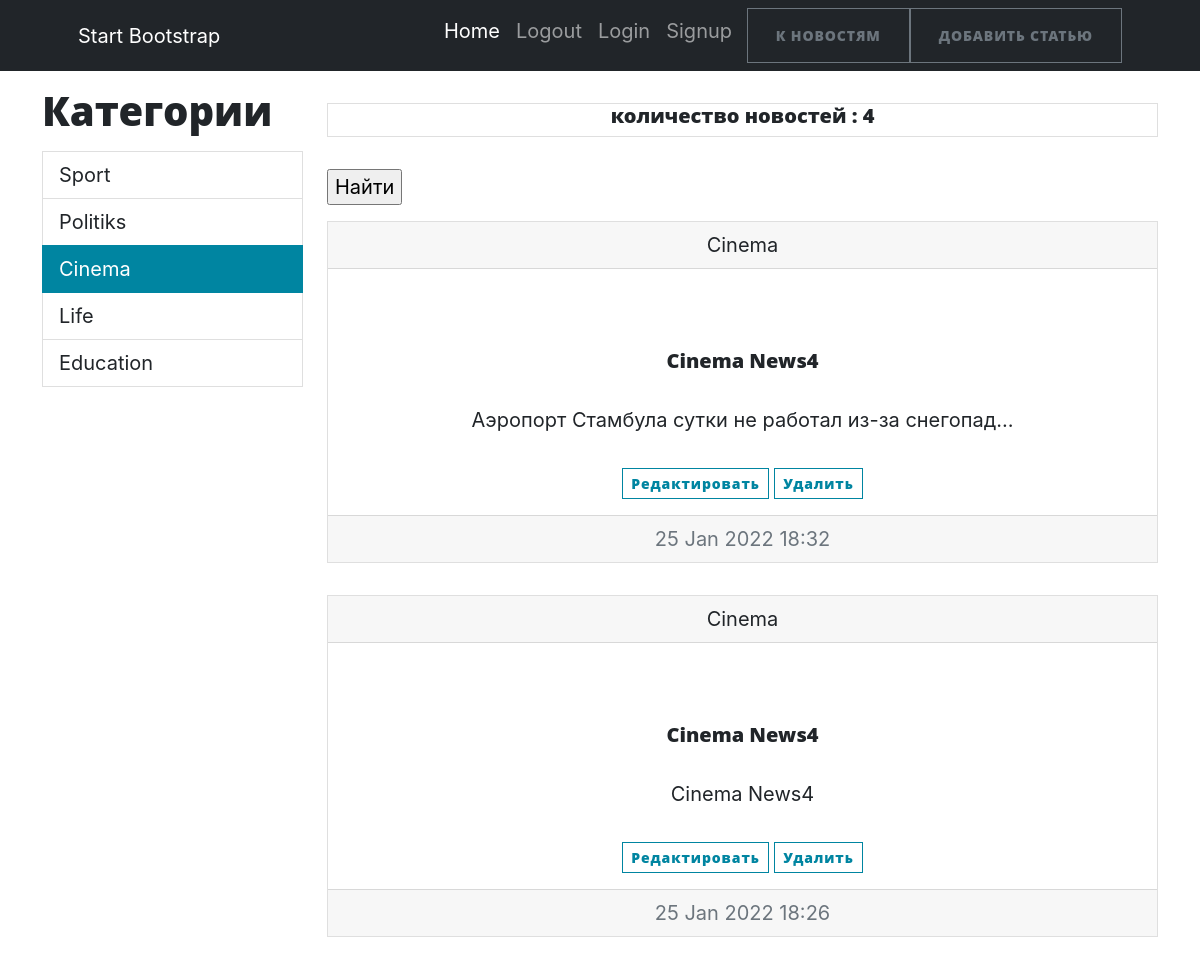
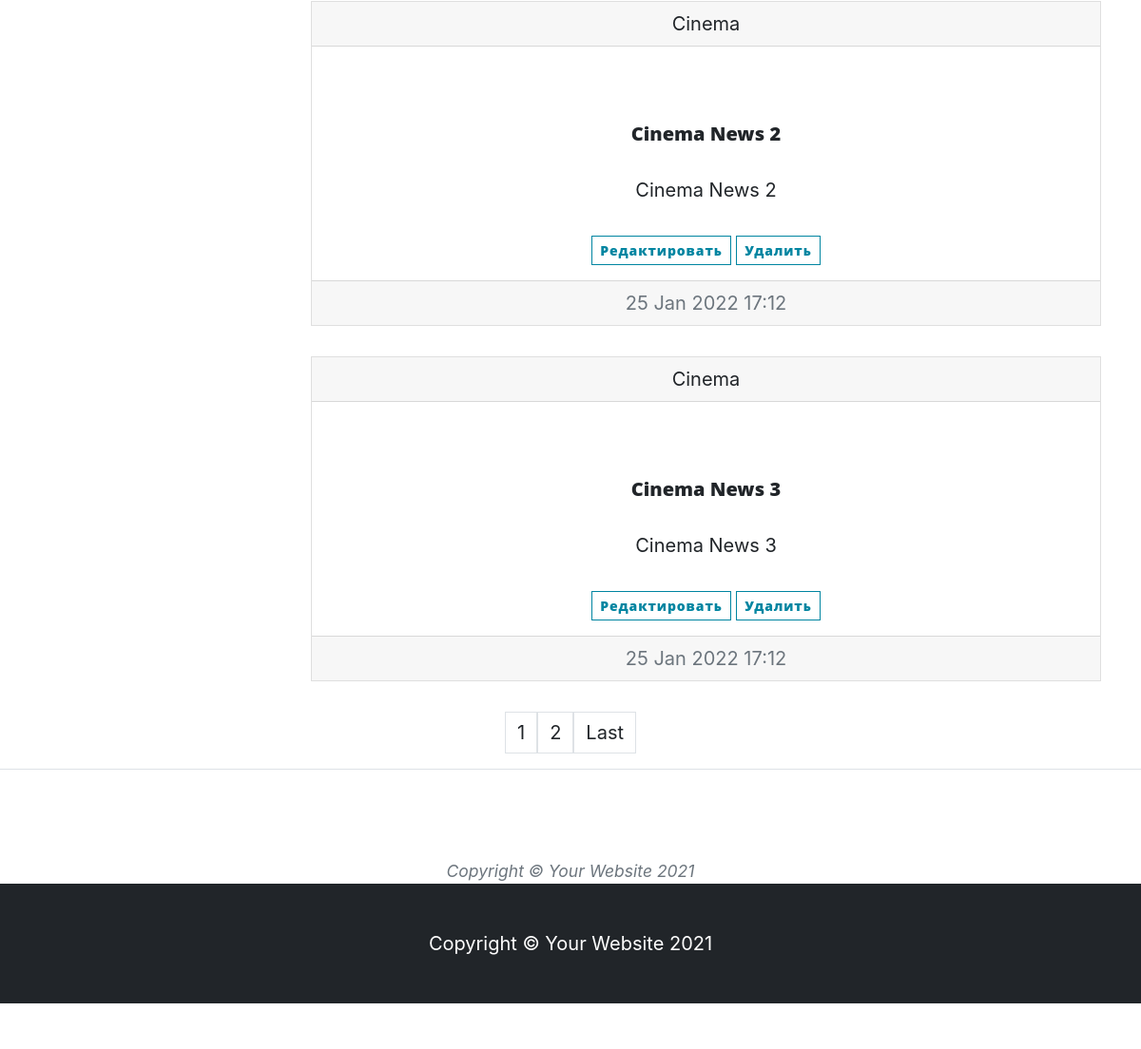
/cat/3, run on the app's committed database (2 pictures, top to bottom).
### news/models.py (models this page shows, shortened)
class Category(models.Model):
    name = models.CharField(max_length=128, unique=True)
    def __str__(self):
        return f'{self.name}'
    def get_absolute_url(self):
        return f"/cat/{self.pk}"

class Post(models.Model):
    CONTENT = [("NW", 'news'), ('AR', 'article')]
    title = models.CharField(max_length=128, verbose_name='Название Новости')
    content = models.CharField(max_length=2, blank=True, choices=CONTENT, default="NW", verbose_name="Вид Статьи")
    create = models.DateTimeField(auto_now_add=True, verbose_name='Создана')
    text = models.TextField(blank=True, verbose_name="Текст")
    rate = models.FloatField(default=0)
    author = models.ForeignKey(Author, related_name='author', on_delete=models.CASCADE, verbose_name="Автор")
    category = models.ManyToManyField('Category', through="PostCategory", verbose_name='Категория')
    def __str__(self):
        return f'{self.title}'
    class Meta:
        verbose_name = "Пост"
        verbose_name_plural = "Посты"
        ordering = ['-create']

### news/views.py (the view, shortened to what this page needs)
# urls.py: path('cat/<int:pk>', NewsCat.as_view(), name = 'cat'),
class NewsCat(ListView): # вывод категорий
    model = Post
    template_name = "news.html"
    context_object_name ='news'
    paginate_by = 4
    def get_queryset(self):
        print(Post.objects.filter(category__pk=self.kwargs['pk']))
        print(self.kwargs['pk'])
        return Post.objects.filter(category__pk=self.kwargs['pk'])
    def get_context_data(self, *args, **kwargs):
        context = super().get_context_data(**kwargs)
        context['category'] = Category.objects.all()
        context['category_selected'] = self.kwargs['pk']
        context['not_sub'] = self.cat_sub()
        print(self.cat_sub(), context['category_selected'])
        return context
    def cat_sub(self):
        print(self.request.user)
        cat = Category.objects.get(pk=self.kwargs['pk'])
        sub = SubAuthor.objects.filter(subcat=cat)
        g = []
        if str(self.request.user) == 'AnonymousUser':
            False

### news/templatetags/censor_filters.py (called while the page is built)
@register.filter(name='multiply')
def multiply(value):
    mat = ["дурак", 'невежда', 'редиска']
    c = value.split()
    for i in c:
        if i.lower() in mat:
            raise ValueError(f'Нельзя употреблять это слово {i}')
    else:
        return value

### news/templates/news/news.html (shortened to what this page needs)
{% extends 'index.html'%}
{% load censor_filters %}
{%block sidebar %}
{%for i in category%}
    {% if i.pk == category_selected %}
<a class="list-group-item list-group-item-action active" id="list-home-list" data-bs-toggle="list" href="{{i.get_absolute_url}}" role="tab" aria-controls="list-home">{{i.name}}</a>
    {%else%}
<a class="list-group-item list-group-item-action" id="list-profile-list" data-bs-toggle="list" href="{{i.get_absolute_url}}" role="tab" aria-controls="list-profile">{{i.name}}</a>
    {%endif%}
{%endfor%}
{%endblock sidebar%}
{%block containe%}
<p>
<div class="card text-center"><h5>количество новостей : {{news|length}}</h5></div>
</p>
<form method="GET">
    <div class="mb-3">
    <input type="submit" value="Найти">
    </div>
</form>
{%if news%}
{%for i in news%}
    <div class="card text-center">
  <div class="card-header">
      {%for t in i.category.all %}
    {{t}}
      {%endfor%}
  </div>
        <p>
  <div class="card-body">
    <a class="card-title" href="{%url 'ObjNews.html' i.pk%}"><h5>{{i.title}}</h5></a>
    <p class="card-text">{{i.text|truncatechars:50|multiply}}</p>
      <a class="btn btn-outline-primary btn-sm " href="{% url 'add' i.pk%}">Редактировать</a>
                    <a class="btn btn-outline-primary btn-sm " href="{% url 'news_del' i.pk%}">Удалить</a>
  </div>
  <div class="card-footer text-muted">
    {{i.create|date:"d M Y H:i"}}
  </div>
</div>
    {%endfor%}
    {%endif%}
{%endblock containe%}

### data on the page
Category: name "Sport"
Category: name "Politiks"
Category: name "Cinema"
Category: name "Life"
Category: name "Education"
Post: title "Cinema News4", text|multiply "Аэропорт Стамбула сутки не работал из-за снегопад…", create "25 Jan 2022 18:32"
Post: title "Cinema News4", text|multiply "Cinema News4", create "25 Jan 2022 18:26"
Post: title "Cinema News 2", text|multiply "Cinema News 2", create "25 Jan 2022 17:12"
Post: title "Cinema News 3", text|multiply "Cinema News 3", create "25 Jan 2022 17:12"

### other printed values
{{ news|length }} "4"
{{ num }} "1"
{{ num }} "2"
